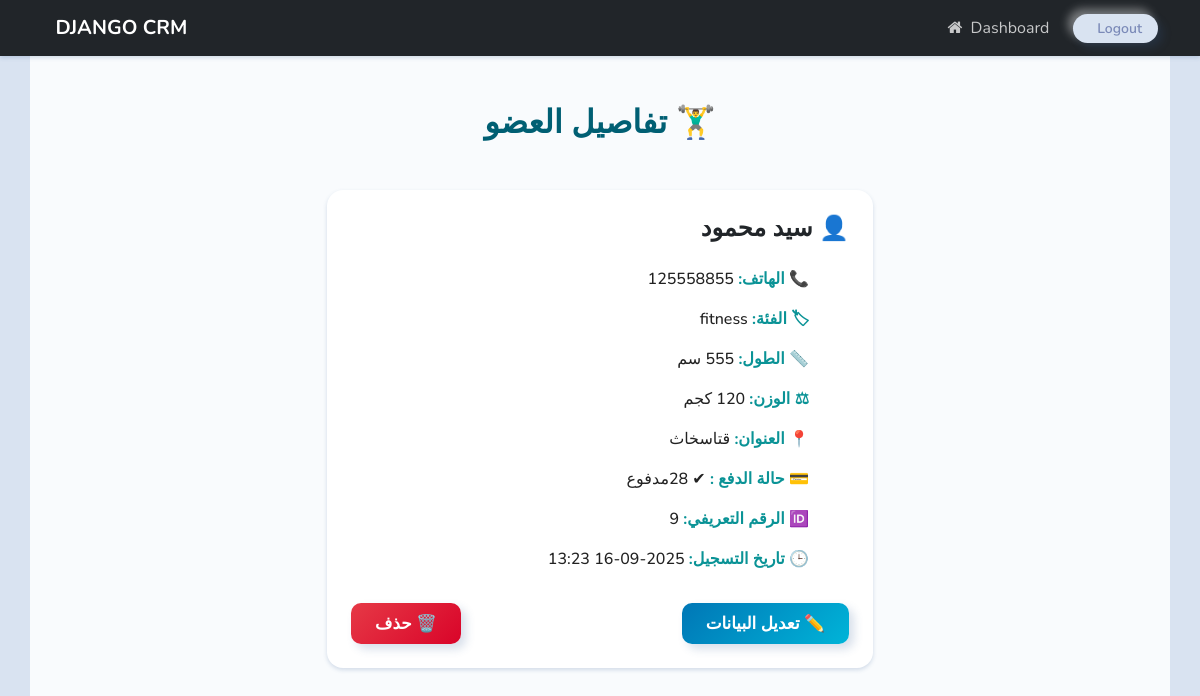
Screenshot of /view/9/ (signed in) with the database file from the repository.
### wbapp/models.py (models this page shows, shortened)
class record(models.Model):
    name=models.CharField( max_length=50)
    phone=models.IntegerField()
    category=models.ForeignKey(Category, on_delete=models.CASCADE)
    tall=models.IntegerField()
    wedight=models.IntegerField()
    adderss=models.CharField( max_length=500)
    create_at=models.DateTimeField( auto_now_add=True)
    last_payment = models.DateField(default=timezone.now, null=True, blank=True)
    @property
    def is_active(self):
        if self.last_payment:
          return timezone.now().date() - self.last_payment <= timedelta(days=30)
        return False
    @property
    def days_left(self):
     if self.last_payment:
        days_passed = (timezone.now().date() - self.last_payment).days
        return max(0, 30 - days_passed)  # لو أقل من 0 يرجع 0
     return 0

class Category(models.Model):
    name=models.CharField( max_length=100)
    create_at=models.DateTimeField( auto_now_add=True)
    def __str__(self):
        return self.name

### wbapp/views.py (the view)
# urls.py: path('view/<int:record_id>/',views.view,name="view"),
@login_required(login_url='login')
def view(request,record_id):
    all=get_object_or_404(record,id=record_id)
    context={"record":all}
    return render(request,'web/view.html',context)

### wbapp/template/web/view.html (shortened to what this page needs)
{% extends "base.html" %}
{% block content %}
<div class="container py-5" style="background: #f9fbfd; min-height: 100vh; direction: rtl;">
    <h2 class="text-center mb-5 fw-bold" style="color:#005f73; font-size:2rem;">
        🏋️‍♂️ تفاصيل العضو
    </h2>
    <div class="row justify-content-center">
        <div class="col-md-8 col-lg-6">
            <div class="card shadow-sm border-0 rounded-4">
                <div class="card-body p-4">
                    <h4 class="fw-bold text-dark mb-3">
                        👤 {{ record.name }}
                    </h4>
                    <ul class="list-unstyled mb-0 text-dark">
                        <li><strong>📞 الهاتف:</strong> {{ record.phone }}</li>
                        <li><strong>🏷 الفئة:</strong> {{ record.category }}</li>
                        <li><strong>📏 الطول:</strong> {{ record.tall }} سم</li>
                        <li><strong>⚖ الوزن:</strong> {{ record.wedight }} كجم</li>
                        <li><strong>📍 العنوان:</strong> {{ record.adderss }}</li>
                        <li><strong>💳 حالة الدفع :</strong>     <td>
                        {% if record.is_active %}
                            <span class="status-green"> ✔ {{record.days_left}}مدفوع  </span>
                        {% else %}
                            <span class="status-red">❌ منتهي</span>
                        {% endif %}
                    </td></li>
                        <li><strong>🆔 الرقم التعريفي:</strong> {{ record.id }}</li>
                        <li><strong>🕒 تاريخ التسجيل:</strong> {{ record.create_at|date:"Y-m-d H:i" }}</li>
                    </ul>
                    <div class="d-flex justify-content-between mt-4">
                        <a href="{% url 'update_record' record.id %}"
                           class="btn px-4 py-2 update-btn">
                            ✏️ تعديل البيانات
                        </a>
                        <a href="{% url 'delete' record.id %}"
                           class="btn px-4 py-2 delete-btn"
                           onclick="return confirm('هل أنت متأكد أنك تريد حذف هذا السجل؟');">
                            🗑️ حذف
                        </a>
                    </div>
                </div>
            </div>
        </div>
    </div>
</div>
{% endblock content %}

### wbapp/template/web/view.html (style rules this page uses)
.card { transition: 0.3s; background: #ffffff; }
.card h4 { color: #005f73; }
.card ul li { padding: 8px 0; font-size: 1rem; font-weight: 500; color: #222; }
.card ul li strong { color: #0a9396; }
.update-btn { background: linear-gradient(135deg, #0077b6, #00b4d8); color: white; font-size: 1.05rem; font-weight: 600; border-radius: 10px; transition: 0.3s; }
.delete-btn { background: linear-gradient(135deg, #e63946, #d90429); color: white; font-size: 1.05rem; font-weight: 600; border-radius: 10px; transition: 0.3s; }

### rows the page displays
record: name "سيد محمود", phone "125558855", category "fitness", wedight "120", adderss "قتاسخاث", days_left "28", id "9", create_at "2025-09-16 13:23"
